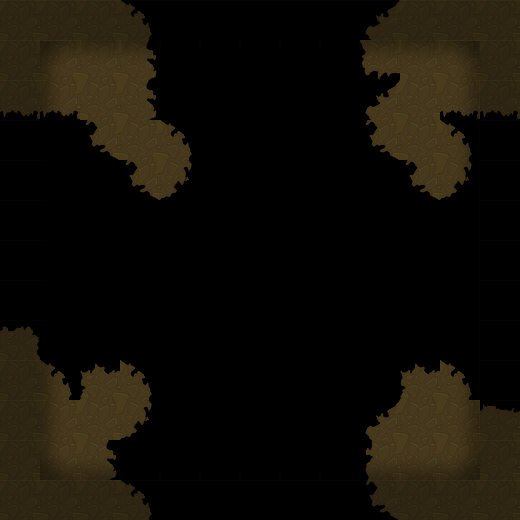

Tiled map render using the project's own tile images. Description and the map definition, with tile-layer contents summarised, below:
An orthogonal 13x13 tile map with 40x40 px tiles, 2 tile layers (块层 1, 块层 2).

<map version="1.0" orientation="orthogonal" width="13" height="13" tilewidth="40" tileheight="40">
 <tileset firstgid="1" name="mdmap_skin" tilewidth="40" tileheight="40">
  <image source="mdmap_skin.png" width="400" height="240" />
 </tileset>
 <layer name="块层 1" width="13" height="13">
  <data>[169 cells, 64 non-empty, 17 distinct tile ids]</data>
 </layer>
 <layer name="块层 2" width="13" height="13">
  <data>[169 cells, 88 non-empty, 9 distinct tile ids]</data>
 </layer>
</map>
